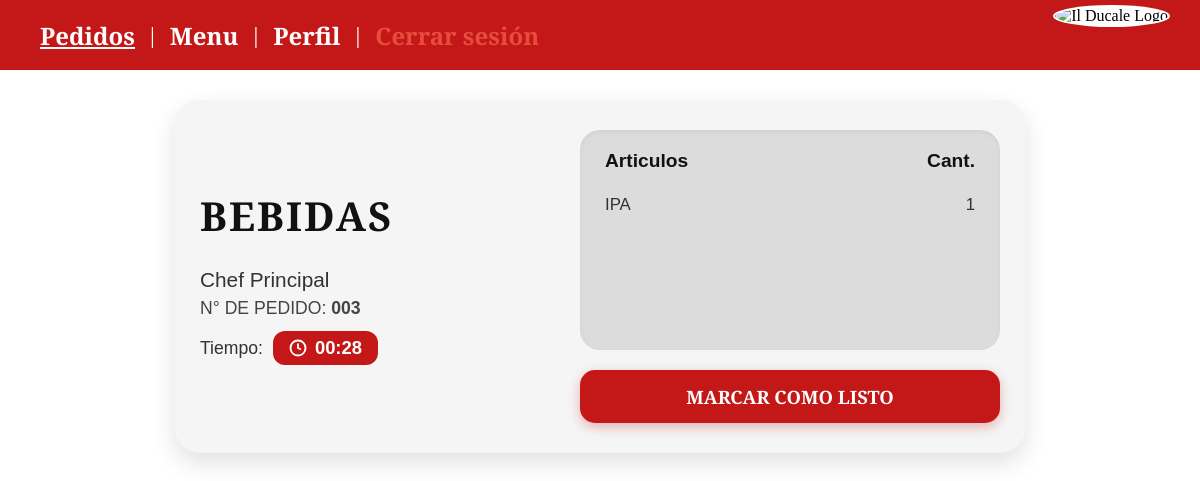
Screenshot of /pedido_categoria/3/BEBIDAS (signed in) with the database file from the repository.
### tables this page shows
CREATE TABLE productos (
            id INTEGER PRIMARY KEY AUTOINCREMENT,
            nombre TEXT NOT NULL,
            precio REAL NOT NULL,
            imagen TEXT NOT NULL,
            categoria TEXT NOT NULL
        );

CREATE TABLE pedidos (
            id INTEGER PRIMARY KEY AUTOINCREMENT,
            cliente TEXT,
            fecha TEXT NOT NULL,
            total REAL NOT NULL,
            detalles TEXT,
            estado TEXT NOT NULL DEFAULT 'Pendiente'
        , categorias_listas TEXT DEFAULT '[]');

### app.py (the view)
@app.route("/pedido_categoria/<int:pedido_id>/<categoria_nombre>")
def pedido_categoria(pedido_id, categoria_nombre):
    if session.get('rol') != 'chef':
        return redirect(url_for('login'))
    conn = sqlite3.connect(DB_NAME)
    cursor = conn.cursor()
    cursor.execute("SELECT id, cliente, fecha, detalles, estado FROM pedidos WHERE id = ?", (pedido_id,))
    p = cursor.fetchone()
    if not p:
        conn.close()
        return redirect(url_for('pedidos'))
    hora = p[2].split(" - ")[1].replace(" hs", "") if " - " in p[2] else p[2]
    detalles_completos = json.loads(p[3]) if p[3] else []
    articulos_categoria = []
    for item in detalles_completos:
        cat_item = obtener_categoria_producto(item.get('nombre', ''), conn)
        if cat_item == categoria_nombre.upper():
            articulos_categoria.append(item)
    conn.close()
    pedido = {
        'numero': f"{p[0]:03d}",
        'id_real': p[0],
        'cliente': p[1],
        'hora': hora,
        'categoria_titulo': categoria_nombre.upper(),
        'articulos': articulos_categoria
    }
    return render_template("pedido_categoria.html", pedido=pedido)

### app.py (called while the page is built, shortened)
def obtener_categoria_producto(nombre_producto, conn):
    cursor = conn.cursor()
    cursor.execute("SELECT categoria FROM productos WHERE LOWER(nombre) = LOWER(?)", (nombre_producto,))
    res = cursor.fetchone()
    if res:
        return res[0].upper()

### templates/pedido_categoria.html (shortened to what this page needs)
<!DOCTYPE html>
<html lang="es">
<head>
    <link rel="stylesheet" href="{{ url_for('static', filename='style.css') }}">
</head>
<body>
    <header class="navbar">
        <nav class="nav-links">
            <a href="/pedidos" class="active">Pedidos</a>
            <span class="divider">|</span>
            <a href="/menu_chef">Menu</a>
            <span class="divider">|</span>
            <a href="/perfil">Perfil</a>
            <span class="divider">|</span>
            <a href="/logout" class="btn-logout">Cerrar sesión</a>
        </nav>
        <div class="logo-header">
            <img src="{{ url_for('static', filename='logo.png') }}" alt="Il Ducale Logo">
        </div>
    </header>
    <main class="chef-pedidos-container">
        <div class="chef-pedidos-card category-detail-card">
            <div class="cat-detail-left">
                <h1 class="cat-main-title">{{ pedido.categoria_titulo }}</h1>
                <p class="detail-client-name">{{ pedido.cliente }}</p>
                <p class="detail-order-number">N° DE PEDIDO: <strong>{{ pedido.numero }}</strong></p>
                <div class="detail-time-wrapper">
                    <span>Tiempo:</span>
                    <div class="chef-status-box status-pendiente detail-time-badge">
                        <svg width="18" height="18" viewBox="0 0 24 24" fill="none" stroke="#ffffff" stroke-width="2.5">
                            <circle cx="12" cy="12" r="10"></circle>
                            <polyline points="12 6 12 12 16 14"></polyline>
                        </svg>
                        <span>{{ pedido.hora }}</span>
                    </div>
                </div>
            </div>
            <div class="cat-detail-right">
                <div class="items-table-container">
                    <div class="items-table-header">
                        <span>Articulos</span>
                        <span>Cant.</span>
                    </div>
                    <div class="items-table-body">
                        {% for art in pedido.articulos %}
                        <div class="items-table-row">
                            <span class="item-name">{{ art.nombre }}</span>
                            <span class="item-qty">{{ art.cantidad }}</span>
                        </div>
                        {% else %}
                        <div class="items-table-row">
                            <span class="item-name">Sin artículos en esta categoría</span>
                            <span class="item-qty">0</span>
                        </div>
                        {% endfor %}
                    </div>
                </div>
                <form action="/marcar_categoria_lista/{{ pedido.id_real }}/{{ pedido.categoria_titulo }}" method="POST" style="width: 100%;">
                    <button type="submit" class="btn-marcar-listo-cat">
                        MARCAR COMO LISTO
                    </button>
                </form>
            </div>
        </div>
    </main>
</body>
</html>

### static/style.css (style rules this page uses)
* { box-sizing: border-box; margin: 0; padding: 0; }
body { background-color: #ffffff; font-family: 'Cinzel', 'Times New Roman', serif; min-height: 100vh; position: relative; }
.navbar { background-color: #c41818; height: 70px; display: flex; align-items: center; justify-content: space-between; padding: 0 40px; position: relative; width: 100%; }
.nav-links { display: flex; align-items: center; gap: 15px; }
.nav-links a { color: #ffffff; text-decoration: none; font-size: 1.5rem; font-weight: 700; font-family: 'Cinzel', serif; }
.nav-links a.active { text-decoration: underline; }
.divider { color: #ffffff; font-size: 1.5rem; font-weight: 300; }
.logo-header { position: absolute; right: 30px; top: 5px; }
.logo-header img { width: 90px; height: auto; background-color: white; border-radius: 50%; padding: 2px; }
.nav-links .btn-logout { color: #e74c3c; font-weight: bold; text-decoration: none; transition: color 0.3s ease; }
.chef-pedidos-container { padding: 20px 15px; display: flex; justify-content: center; width: 100%; }
.chef-pedidos-card { background-color: #f5f5f5; border-radius: 25px; width: 100%; max-width: 380px; padding: 25px 15px; box-shadow: 0 10px 25px rgba(0, 0, 0, 0.12); }
.chef-pedidos-container { padding: 30px 15px; display: flex; justify-content: center; width: 100%; }
.chef-pedidos-card { background-color: #f5f5f5; border-radius: 25px; width: 100%; max-width: 900px; padding: 30px 25px; box-shadow: 0 10px 25px rgba(0, 0, 0, 0.12); }
.chef-status-box { width: 100%; padding: 10px 0; border-radius: 25px; display: flex; align-items: center; justify-content: center; gap: 8px; font-family: Arial, sans-serif; font-size: 1.15rem; font-weight: bold; }
.status-pendiente { background-color: #c41818; color: #ffffff; }
.detail-client-name { font-family: Arial, sans-serif; font-size: 1.3rem; color: #333; margin-bottom: 6px; }
.detail-order-number { font-family: Arial, sans-serif; font-size: 1.1rem; color: #444; margin-bottom: 12px; }
.detail-time-wrapper { display: flex; align-items: center; gap: 10px; font-family: Arial, sans-serif; font-size: 1.1rem; color: #333; }
.detail-time-badge { width: auto !important; padding: 6px 16px !important; border-radius: 12px !important; }
.category-detail-card { max-width: 850px; display: flex; flex-direction: row; gap: 30px; align-items: center; }
.cat-detail-left { flex: 1; }
.cat-main-title { font-family: 'Cinzel', serif; font-size: 2.5rem; color: #111111; margin-bottom: 25px; letter-spacing: 2px; }
.cat-detail-right { flex: 1.2; display: flex; flex-direction: column; gap: 20px; width: 100%; }
.items-table-container { background-color: #dcdcdc; border-radius: 20px; padding: 20px 25px; box-shadow: inset 0 2px 5px rgba(0,0,0,0.05); min-height: 220px; max-height: 300px; overflow-y: auto; }
.items-table-header { display: flex; justify-content: space-between; font-family: Arial, sans-serif; font-weight: bold; font-size: 1.2rem; color: #111; margin-bottom: 15px; }
.items-table-row { display: flex; justify-content: space-between; font-family: Arial, sans-serif; font-size: 1.05rem; color: #333; padding: 8px 0; }
.btn-marcar-listo-cat { width: 100%; background-color: #c41818; color: #ffffff; border: none; padding: 14px 0; border-radius: 15px; font-family: 'Cinzel', serif; font-size: 1.15rem; font-weight: bold; cursor: pointer; box-shadow: 0 4px 12px rgba(196, 24, 24, 0.3); transition: transform 0.1s ease, background-color 0.2s ease; }

### rows the page displays
productos: categoria_titulo "BEBIDAS", nombre "IPA", cantidad "1"
pedidos: cliente "Chef Principal"

### other values shown
{{ pedido.numero }} "003"
{{ pedido.hora }} "00:28"
